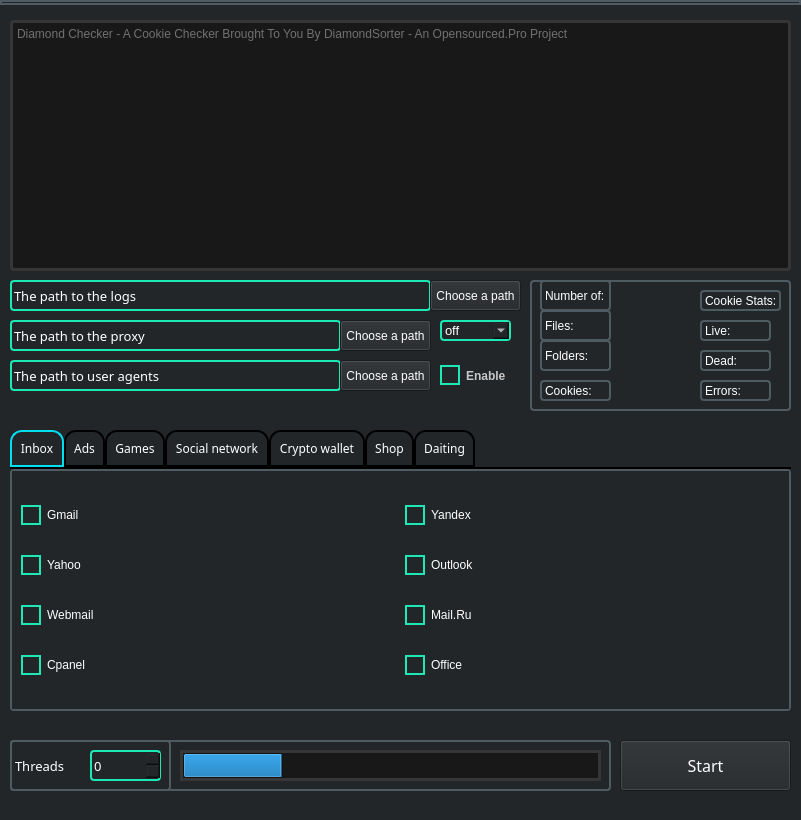
<?xml version="1.0" encoding="UTF-8"?>
<ui version="4.0">
 <class>MainWindow</class>
 <widget class="QMainWindow" name="MainWindow">
  <property name="geometry">
   <rect>
    <x>0</x>
    <y>0</y>
    <width>801</width>
    <height>820</height>
   </rect>
  </property>
  <property name="minimumSize">
   <size>
    <width>801</width>
    <height>677</height>
   </size>
  </property>
  <property name="maximumSize">
   <size>
    <width>801</width>
    <height>999</height>
   </size>
  </property>
  <property name="sizeIncrement">
   <size>
    <width>801</width>
    <height>677</height>
   </size>
  </property>
  <property name="baseSize">
   <size>
    <width>801</width>
    <height>677</height>
   </size>
  </property>
  <property name="windowTitle">
   <string>MainWindow</string>
  </property>
  <property name="styleSheet">
   <string notr="true">QLineEdit,
QComboBox,
QDateTimeEdit,
QSpinBox,
QDoubleSpinBox {
  color: #1de9b6;
  background-color: #31363b;
  border: 2px solid #1de9b6;
  border-radius: 4px;
  height: 32px;
}

QWidget {
  background-color: #232629;
  color: #ffffff;
}

QGroupBox,
QFrame {
  background-color: #232629;
  border: 2px solid #4f5b62;
  border-radius: 4px;
}

QRadioButton::indicator,
QCheckBox::indicator {
  width: 16px;
  height: 16px;
  border: 2px solid #1de9b6;
  border-radius: 0;
  transform: rotate(45deg);
  transform-origin: center;
}

QRadioButton::indicator:checked,
QCheckBox::indicator:checked {
  background-color: #1de9b6;
  border-color: #1de9b6;
}

QRadioButton::indicator:hover,
QCheckBox::indicator:hover {
  border-color: rgba(29, 233, 182, 0.8);
}

QRadioButton::indicator:checked:hover,
QCheckBox::indicator:checked:hover {
  border-color: #1de9b6;
}</string>
  </property>
  <widget class="QWidget" name="centralwidget">
   <widget class="QLineEdit" name="lineEdit_dir">
    <property name="geometry">
     <rect>
      <x>10</x>
      <y>280</y>
      <width>421</width>
      <height>31</height>
     </rect>
    </property>
    <property name="font">
     <font>
      <family>Furore</family>
      <pointsize>10</pointsize>
     </font>
    </property>
    <property name="styleSheet">
     <string notr="true">QLineEdit,
QComboBox,
QDateTimeEdit,
QSpinBox,
QDoubleSpinBox {
  color: #1de9b6;
  background-color: #31363b;
  border: 2px solid #1de9b6;
  border-radius: 4px;
  height: 32px;
}

QWidget {
  background-color: #232629;
  color: #ffffff;
}

QGroupBox,
QFrame {
  background-color: #232629;
  border: 2px solid #4f5b62;
  border-radius: 4px;
}

QRadioButton::indicator,
QCheckBox::indicator {
  width: 16px;
  height: 16px;
  border: 2px solid #1de9b6;
  border-radius: 0;
  transform: rotate(45deg);
  transform-origin: center;
}

QRadioButton::indicator:checked,
QCheckBox::indicator:checked {
  background-color: #1de9b6;
  border-color: #1de9b6;
}

QRadioButton::indicator:hover,
QCheckBox::indicator:hover {
  border-color: rgba(29, 233, 182, 0.8);
}

QRadioButton::indicator:checked:hover,
QCheckBox::indicator:checked:hover {
  border-color: #1de9b6;
}</string>
    </property>
    <property name="text">
     <string>The path to the logs</string>
    </property>
   </widget>
   <widget class="QLineEdit" name="lineEdit_proxy">
    <property name="geometry">
     <rect>
      <x>10</x>
      <y>320</y>
      <width>331</width>
      <height>31</height>
     </rect>
    </property>
    <property name="font">
     <font>
      <family>Furore</family>
      <pointsize>10</pointsize>
     </font>
    </property>
    <property name="styleSheet">
     <string notr="true">QLineEdit,
QComboBox,
QDateTimeEdit,
QSpinBox,
QDoubleSpinBox {
  color: #1de9b6;
  background-color: #31363b;
  border: 2px solid #1de9b6;
  border-radius: 4px;
  height: 32px;
}

QWidget {
  background-color: #232629;
  color: #ffffff;
}

QGroupBox,
QFrame {
  background-color: #232629;
  border: 2px solid #4f5b62;
  border-radius: 4px;
}

QRadioButton::indicator,
QCheckBox::indicator {
  width: 16px;
  height: 16px;
  border: 2px solid #1de9b6;
  border-radius: 0;
  transform: rotate(45deg);
  transform-origin: center;
}

QRadioButton::indicator:checked,
QCheckBox::indicator:checked {
  background-color: #1de9b6;
  border-color: #1de9b6;
}

QRadioButton::indicator:hover,
QCheckBox::indicator:hover {
  border-color: rgba(29, 233, 182, 0.8);
}

QRadioButton::indicator:checked:hover,
QCheckBox::indicator:checked:hover {
  border-color: #1de9b6;
}</string>
    </property>
    <property name="text">
     <string>The path to the proxy</string>
    </property>
   </widget>
   <widget class="QLineEdit" name="lineEdit_ua">
    <property name="geometry">
     <rect>
      <x>10</x>
      <y>360</y>
      <width>331</width>
      <height>31</height>
     </rect>
    </property>
    <property name="font">
     <font>
      <family>Furore</family>
      <pointsize>10</pointsize>
     </font>
    </property>
    <property name="styleSheet">
     <string notr="true">QLineEdit,
QComboBox,
QDateTimeEdit,
QSpinBox,
QDoubleSpinBox {
  color: #1de9b6;
  background-color: #31363b;
  border: 2px solid #1de9b6;
  border-radius: 4px;
  height: 32px;
}

QWidget {
  background-color: #232629;
  color: #ffffff;
}

QGroupBox,
QFrame {
  background-color: #232629;
  border: 2px solid #4f5b62;
  border-radius: 4px;
}

QRadioButton::indicator,
QCheckBox::indicator {
  width: 16px;
  height: 16px;
  border: 2px solid #1de9b6;
  border-radius: 0;
  transform: rotate(45deg);
  transform-origin: center;
}

QRadioButton::indicator:checked,
QCheckBox::indicator:checked {
  background-color: #1de9b6;
  border-color: #1de9b6;
}

QRadioButton::indicator:hover,
QCheckBox::indicator:hover {
  border-color: rgba(29, 233, 182, 0.8);
}

QRadioButton::indicator:checked:hover,
QCheckBox::indicator:checked:hover {
  border-color: #1de9b6;
}</string>
    </property>
    <property name="text">
     <string>The path to user agents</string>
    </property>
   </widget>
   <widget class="QCheckBox" name="checkBox_ua">
    <property name="geometry">
     <rect>
      <x>440</x>
      <y>360</y>
      <width>81</width>
      <height>31</height>
     </rect>
    </property>
    <property name="font">
     <font>
      <family>MS Shell Dlg 2</family>
      <pointsize>9</pointsize>
      <bold>true</bold>
     </font>
    </property>
    <property name="styleSheet">
     <string notr="true">color: #c8c8c8</string>
    </property>
    <property name="text">
     <string>Enable</string>
    </property>
   </widget>
   <widget class="QLabel" name="label_2">
    <property name="geometry">
     <rect>
      <x>10</x>
      <y>740</y>
      <width>601</width>
      <height>51</height>
     </rect>
    </property>
    <property name="styleSheet">
     <string notr="true">QLineEdit,
QComboBox,
QDateTimeEdit,
QSpinBox,
QDoubleSpinBox {
  color: #1de9b6;
  background-color: #31363b;
  border: 2px solid #1de9b6;
  border-radius: 4px;
  height: 32px;
}

QWidget {
  background-color: #232629;
  color: #ffffff;
}

QGroupBox,
QFrame {
  background-color: #232629;
  border: 2px solid #4f5b62;
  border-radius: 4px;
}

QRadioButton::indicator,
QCheckBox::indicator {
  width: 16px;
  height: 16px;
  border: 2px solid #1de9b6;
  border-radius: 0;
  transform: rotate(45deg);
  transform-origin: center;
}

QRadioButton::indicator:checked,
QCheckBox::indicator:checked {
  background-color: #1de9b6;
  border-color: #1de9b6;
}

QRadioButton::indicator:hover,
QCheckBox::indicator:hover {
  border-color: rgba(29, 233, 182, 0.8);
}

QRadioButton::indicator:checked:hover,
QCheckBox::indicator:checked:hover {
  border-color: #1de9b6;
}</string>
    </property>
    <property name="text">
     <string/>
    </property>
   </widget>
   <widget class="QPushButton" name="pushButton">
    <property name="geometry">
     <rect>
      <x>620</x>
      <y>740</y>
      <width>171</width>
      <height>51</height>
     </rect>
    </property>
    <property name="font">
     <font>
      <family>Furore</family>
      <pointsize>12</pointsize>
     </font>
    </property>
    <property name="styleSheet">
     <string notr="true">QLineEdit,
QComboBox,
QDateTimeEdit,
QSpinBox,
QDoubleSpinBox {
  color: #1de9b6;
  background-color: #31363b;
  border: 2px solid #1de9b6;
  border-radius: 4px;
  height: 32px;
}

QWidget {
  background-color: #232629;
  color: #ffffff;
}

QGroupBox,
QFrame {
  background-color: #232629;
  border: 2px solid #4f5b62;
  border-radius: 4px;
}

QRadioButton::indicator,
QCheckBox::indicator {
  width: 16px;
  height: 16px;
  border: 2px solid #1de9b6;
  border-radius: 0;
  transform: rotate(45deg);
  transform-origin: center;
}

QRadioButton::indicator:checked,
QCheckBox::indicator:checked {
  background-color: #1de9b6;
  border-color: #1de9b6;
}

QRadioButton::indicator:hover,
QCheckBox::indicator:hover {
  border-color: rgba(29, 233, 182, 0.8);
}

QRadioButton::indicator:checked:hover,
QCheckBox::indicator:checked:hover {
  border-color: #1de9b6;
}</string>
    </property>
    <property name="text">
     <string>Start</string>
    </property>
   </widget>
   <widget class="QProgressBar" name="progressBar">
    <property name="geometry">
     <rect>
      <x>180</x>
      <y>750</y>
      <width>421</width>
      <height>31</height>
     </rect>
    </property>
    <property name="styleSheet">
     <string notr="true">background-color: #181818;
border: 3px solid #363636;
color: #c8c8c8</string>
    </property>
    <property name="value">
     <number>24</number>
    </property>
    <property name="textVisible">
     <bool>false</bool>
    </property>
    <property name="orientation">
     <enum>Qt::Horizontal</enum>
    </property>
    <property name="invertedAppearance">
     <bool>false</bool>
    </property>
   </widget>
   <widget class="QPushButton" name="pushButton_dir_logs">
    <property name="geometry">
     <rect>
      <x>430</x>
      <y>280</y>
      <width>91</width>
      <height>31</height>
     </rect>
    </property>
    <property name="styleSheet">
     <string notr="true"/>
    </property>
    <property name="text">
     <string>Choose a path</string>
    </property>
   </widget>
   <widget class="QPushButton" name="pushButton_proxies_files">
    <property name="geometry">
     <rect>
      <x>340</x>
      <y>320</y>
      <width>91</width>
      <height>31</height>
     </rect>
    </property>
    <property name="styleSheet">
     <string notr="true"/>
    </property>
    <property name="text">
     <string>Choose a path</string>
    </property>
   </widget>
   <widget class="QPushButton" name="pushButton_useragents_file">
    <property name="geometry">
     <rect>
      <x>340</x>
      <y>360</y>
      <width>91</width>
      <height>31</height>
     </rect>
    </property>
    <property name="styleSheet">
     <string notr="true"/>
    </property>
    <property name="text">
     <string>Choose a path</string>
    </property>
   </widget>
   <widget class="QTextEdit" name="textEdit_console">
    <property name="geometry">
     <rect>
      <x>10</x>
      <y>20</y>
      <width>781</width>
      <height>251</height>
     </rect>
    </property>
    <property name="styleSheet">
     <string notr="true">background-color: #181818;
border: 3px solid #363636;
color: #c8c8c8</string>
    </property>
    <property name="html">
     <string>&lt;!DOCTYPE HTML PUBLIC &quot;-//W3C//DTD HTML 4.0//EN&quot; &quot;http://www.w3.org/TR/REC-html40/strict.dtd&quot;&gt;
&lt;html&gt;&lt;head&gt;&lt;meta name=&quot;qrichtext&quot; content=&quot;1&quot; /&gt;&lt;meta charset=&quot;utf-8&quot; /&gt;&lt;style type=&quot;text/css&quot;&gt;
p, li { white-space: pre-wrap; }
hr { height: 1px; border-width: 0; }
li.unchecked::marker { content: &quot;\2610&quot;; }
li.checked::marker { content: &quot;\2612&quot;; }
&lt;/style&gt;&lt;/head&gt;&lt;body style=&quot; font-family:'Segoe UI'; font-size:9pt; font-weight:400; font-style:normal;&quot;&gt;
&lt;p align=&quot;center&quot; style=&quot;-qt-paragraph-type:empty; margin-top:0px; margin-bottom:0px; margin-left:0px; margin-right:0px; -qt-block-indent:0; text-indent:0px;&quot;&gt;&lt;br /&gt;&lt;/p&gt;&lt;/body&gt;&lt;/html&gt;</string>
    </property>
    <property name="placeholderText">
     <string>Diamond Checker - A Cookie Checker Brought To You By DiamondSorter - An Opensourced.Pro Project</string>
    </property>
   </widget>
   <widget class="QLabel" name="social_network_label">
    <property name="geometry">
     <rect>
      <x>10</x>
      <y>740</y>
      <width>161</width>
      <height>51</height>
     </rect>
    </property>
    <property name="font">
     <font>
      <family>Furore</family>
      <pointsize>10</pointsize>
     </font>
    </property>
    <property name="styleSheet">
     <string notr="true"/>
    </property>
    <property name="text">
     <string>Threads</string>
    </property>
   </widget>
   <widget class="QSpinBox" name="spinBox_thr">
    <property name="geometry">
     <rect>
      <x>90</x>
      <y>750</y>
      <width>71</width>
      <height>31</height>
     </rect>
    </property>
    <property name="font">
     <font>
      <family>Impact</family>
      <pointsize>10</pointsize>
     </font>
    </property>
    <property name="styleSheet">
     <string notr="true">QLineEdit,
QComboBox,
QDateTimeEdit,
QSpinBox,
QDoubleSpinBox {
  color: #1de9b6;
  background-color: #31363b;
  border: 2px solid #1de9b6;
  border-radius: 4px;
  height: 32px;
}

QWidget {
  background-color: #232629;
  color: #ffffff;
}

QGroupBox,
QFrame {
  background-color: #232629;
  border: 2px solid #4f5b62;
  border-radius: 4px;
}

QRadioButton::indicator,
QCheckBox::indicator {
  width: 16px;
  height: 16px;
  border: 2px solid #1de9b6;
  border-radius: 0;
  transform: rotate(45deg);
  transform-origin: center;
}

QRadioButton::indicator:checked,
QCheckBox::indicator:checked {
  background-color: #1de9b6;
  border-color: #1de9b6;
}

QRadioButton::indicator:hover,
QCheckBox::indicator:hover {
  border-color: rgba(29, 233, 182, 0.8);
}

QRadioButton::indicator:checked:hover,
QCheckBox::indicator:checked:hover {
  border-color: #1de9b6;
}</string>
    </property>
   </widget>
   <widget class="QLabel" name="label_lgbt">
    <property name="geometry">
     <rect>
      <x>0</x>
      <y>0</y>
      <width>801</width>
      <height>5</height>
     </rect>
    </property>
    <property name="text">
     <string/>
    </property>
    <property name="scaledContents">
     <bool>true</bool>
    </property>
   </widget>
   <widget class="QComboBox" name="comboBox_proxy">
    <property name="geometry">
     <rect>
      <x>440</x>
      <y>320</y>
      <width>71</width>
      <height>21</height>
     </rect>
    </property>
    <property name="font">
     <font>
      <family>MS Sans Serif</family>
      <pointsize>10</pointsize>
     </font>
    </property>
    <property name="styleSheet">
     <string notr="true"/>
    </property>
    <item>
     <property name="text">
      <string>off</string>
     </property>
    </item>
    <item>
     <property name="text">
      <string>socks4</string>
     </property>
    </item>
    <item>
     <property name="text">
      <string>socks5</string>
     </property>
    </item>
    <item>
     <property name="text">
      <string>http</string>
     </property>
    </item>
   </widget>
   <widget class="QLabel" name="stats_box">
    <property name="geometry">
     <rect>
      <x>530</x>
      <y>280</y>
      <width>261</width>
      <height>131</height>
     </rect>
    </property>
    <property name="font">
     <font>
      <family>Impact</family>
      <pointsize>12</pointsize>
     </font>
    </property>
    <property name="styleSheet">
     <string notr="true"/>
    </property>
    <property name="text">
     <string/>
    </property>
   </widget>
   <widget class="QTabWidget" name="inbox_tab_widget">
    <property name="geometry">
     <rect>
      <x>10</x>
      <y>430</y>
      <width>781</width>
      <height>281</height>
     </rect>
    </property>
    <property name="font">
     <font>
      <family>Furore</family>
     </font>
    </property>
    <property name="focusPolicy">
     <enum>Qt::TabFocus</enum>
    </property>
    <property name="contextMenuPolicy">
     <enum>Qt::DefaultContextMenu</enum>
    </property>
    <property name="autoFillBackground">
     <bool>false</bool>
    </property>
    <property name="styleSheet">
     <string notr="true">QTabWidget::pane { /* The tab widget frame */
    border-top: 2px solid #000000;
    position: absolute;
    top: -0.5em;
}

QTabWidget::tab-bar {
    alignment: center;
}

/* Style the tab using the tab sub-control. Note that
    it reads QTabBar _not_ QTabWidget */
QTabBar::tab {
    background: qlineargradient(x1: 0, y1: 0, x2: 0, y2: 1,
                                stop: 0 #000000, stop: 0.4 #000000,
                                stop: 0.5 #000000, stop: 1.0 #000000);
    border: 2px solid ;
	selection-color: rgb(15, 255, 167);
    border-bottom-color: #000000; /* same as the pane color */
    border-top-left-radius: 12px;
    border-top-right-radius: 12px;
    min-width: 8ex;
    padding: 8px;
}

QTabBar::tab:selected, QTabBar::tab:hover {
    background: qlineargradient(x1: 0, y1: 0, x2: 0, y2: 1,
                                stop: 0 #000000, stop: 0.4 #000000,
                                stop: 0.5 #000000, stop: 1.0 #000000);
}

QTabBar::tab:selected {
    border-color: #00def2;
    border-bottom-color: #00def2; /* same as pane color */
}</string>
    </property>
    <property name="tabPosition">
     <enum>QTabWidget::North</enum>
    </property>
    <property name="tabShape">
     <enum>QTabWidget::Rounded</enum>
    </property>
    <property name="currentIndex">
     <number>0</number>
    </property>
    <property name="elideMode">
     <enum>Qt::ElideNone</enum>
    </property>
    <property name="movable">
     <bool>false</bool>
    </property>
    <property name="tabBarAutoHide">
     <bool>false</bool>
    </property>
    <widget class="QWidget" name="inbox_tab">
     <attribute name="title">
      <string>Inbox</string>
     </attribute>
     <widget class="QWidget" name="">
      <property name="geometry">
       <rect>
        <x>9</x>
        <y>10</y>
        <width>761</width>
        <height>221</height>
       </rect>
      </property>
      <layout class="QGridLayout" name="inbox_checkbox_gridlayout">
       <item row="0" column="0">
        <widget class="QCheckBox" name="gmail_inbox_checkbox">
         <property name="enabled">
          <bool>false</bool>
         </property>
         <property name="text">
          <string>Gmail</string>
         </property>
        </widget>
       </item>
       <item row="0" column="1">
        <widget class="QCheckBox" name="yandex_checkbox">
         <property name="enabled">
          <bool>false</bool>
         </property>
         <property name="text">
          <string>Yandex</string>
         </property>
        </widget>
       </item>
       <item row="1" column="0">
        <widget class="QCheckBox" name="yahoo_checkbox">
         <property name="enabled">
          <bool>false</bool>
         </property>
         <property name="text">
          <string>Yahoo</string>
         </property>
        </widget>
       </item>
       <item row="1" column="1">
        <widget class="QCheckBox" name="outlook_checkbox">
         <property name="enabled">
          <bool>false</bool>
         </property>
         <property name="text">
          <string>Outlook</string>
         </property>
        </widget>
       </item>
       <item row="2" column="0">
        <widget class="QCheckBox" name="webmail_checkbox">
         <property name="enabled">
          <bool>false</bool>
         </property>
         <property name="text">
          <string>Webmail</string>
         </property>
        </widget>
       </item>
       <item row="2" column="1">
        <widget class="QCheckBox" name="mailru_checkbox">
         <property name="enabled">
          <bool>false</bool>
         </property>
         <property name="text">
          <string>Mail.Ru</string>
         </property>
        </widget>
       </item>
       <item row="3" column="0">
        <widget class="QCheckBox" name="cpanel_checkbox">
         <property name="enabled">
          <bool>false</bool>
         </property>
         <property name="text">
          <string>Cpanel</string>
         </property>
        </widget>
       </item>
       <item row="3" column="1">
        <widget class="QCheckBox" name="office_checkbox">
         <property name="enabled">
          <bool>false</bool>
         </property>
         <property name="text">
          <string>Office</string>
         </property>
        </widget>
       </item>
      </layout>
     </widget>
    </widget>
    <widget class="QWidget" name="ads_tab">
     <attribute name="title">
      <string>Ads</string>
     </attribute>
     <widget class="QWidget" name="">
      <property name="geometry">
       <rect>
        <x>10</x>
        <y>10</y>
        <width>761</width>
        <height>211</height>
       </rect>
      </property>
      <layout class="QGridLayout" name="gridLayout_3">
       <item row="0" column="0">
        <widget class="QCheckBox" name="bing_ads_checkbox">
         <property name="enabled">
          <bool>false</bool>
         </property>
         <property name="text">
          <string>Bing Ads</string>
         </property>
        </widget>
       </item>
       <item row="0" column="1">
        <widget class="QCheckBox" name="reddit_ads__checkbox">
         <property name="enabled">
          <bool>false</bool>
         </property>
         <property name="text">
          <string>Reddit Ads</string>
         </property>
        </widget>
       </item>
       <item row="0" column="2">
        <widget class="QCheckBox" name="ahref_checkbox">
         <property name="enabled">
          <bool>false</bool>
         </property>
         <property name="text">
          <string>AHref SEO</string>
         </property>
        </widget>
       </item>
       <item row="1" column="0">
        <widget class="QCheckBox" name="snapchat_ads_checkbox">
         <property name="enabled">
          <bool>false</bool>
         </property>
         <property name="text">
          <string>Snapchat Ads</string>
         </property>
        </widget>
       </item>
       <item row="1" column="1">
        <widget class="QCheckBox" name="tinder_ads_checkbox">
         <property name="enabled">
          <bool>false</bool>
         </property>
         <property name="text">
          <string>Tinder Ads</string>
         </property>
        </widget>
       </item>
       <item row="1" column="2">
        <widget class="QCheckBox" name="twitter_ads_checkbox">
         <property name="enabled">
          <bool>false</bool>
         </property>
         <property name="text">
          <string>Twitter Ads</string>
         </property>
        </widget>
       </item>
       <item row="2" column="0">
        <widget class="QCheckBox" name="sem_rush_checkbox">
         <property name="enabled">
          <bool>false</bool>
         </property>
         <property name="text">
          <string>SEM Rush</string>
         </property>
        </widget>
       </item>
       <item row="3" column="0">
        <widget class="QCheckBox" name="craigslist_ads_checkbox">
         <property name="enabled">
          <bool>false</bool>
         </property>
         <property name="text">
          <string>Craigslist Ads</string>
         </property>
        </widget>
       </item>
       <item row="3" column="1">
        <widget class="QCheckBox" name="facebookads__checkbox">
         <property name="text">
          <string>Facebook Ads</string>
         </property>
        </widget>
       </item>
       <item row="2" column="2">
        <widget class="QCheckBox" name="microsoft_ads_checkbox">
         <property name="enabled">
          <bool>false</bool>
         </property>
         <property name="text">
          <string>Microsoft Ads</string>
         </property>
        </widget>
       </item>
      </layout>
     </widget>
    </widget>
    <widget class="QWidget" name="game_tab">
     <attribute name="title">
      <string>Games</string>
     </attribute>
     <widget class="QWidget" name="">
      <property name="geometry">
       <rect>
        <x>10</x>
        <y>10</y>
        <width>761</width>
        <height>201</height>
       </rect>
      </property>
      <layout class="QGridLayout" name="game_checkbox_gridlayout">
       <item row="0" column="0">
        <widget class="QCheckBox" name="checkBox_steam">
         <property name="font">
          <font>
           <family>Furore</family>
          </font>
         </property>
         <property name="styleSheet">
          <string notr="true"/>
         </property>
         <property name="text">
          <string>Steam</string>
         </property>
        </widget>
       </item>
       <item row="0" column="1">
        <widget class="QCheckBox" name="checkBox_pathofexile">
         <property name="font">
          <font>
           <family>Furore</family>
          </font>
         </property>
         <property name="styleSheet">
          <string notr="true"/>
         </property>
         <property name="text">
          <string>PathofExile</string>
         </property>
        </widget>
       </item>
       <item row="1" column="0">
        <widget class="QCheckBox" name="checkBox_roblox">
         <property name="font">
          <font>
           <family>Furore</family>
          </font>
         </property>
         <property name="styleSheet">
          <string notr="true"/>
         </property>
         <property name="text">
          <string>Roblox</string>
         </property>
        </widget>
       </item>
       <item row="2" column="0">
        <widget class="QCheckBox" name="checkBox_battlenet">
         <property name="font">
          <font>
           <family>Furore</family>
          </font>
         </property>
         <property name="styleSheet">
          <string notr="true"/>
         </property>
         <property name="text">
          <string>BattleNet</string>
         </property>
        </widget>
       </item>
      </layout>
     </widget>
    </widget>
    <widget class="QWidget" name="social_network_tab">
     <attribute name="title">
      <string>Social network</string>
     </attribute>
     <widget class="QWidget" name="layoutWidget">
      <property name="geometry">
       <rect>
        <x>10</x>
        <y>10</y>
        <width>761</width>
        <height>231</height>
       </rect>
      </property>
      <layout class="QGridLayout" name="gridLayout">
       <item row="0" column="0">
        <widget class="QCheckBox" name="checkBox_instagram">
         <property name="font">
          <font>
           <family>Furore</family>
          </font>
         </property>
         <property name="styleSheet">
          <string notr="true"/>
         </property>
         <property name="text">
          <string>Instagram</string>
         </property>
        </widget>
       </item>
       <item row="2" column="2">
        <widget class="QCheckBox" name="myspace_checkbox">
         <property name="enabled">
          <bool>false</bool>
         </property>
         <property name="font">
          <font>
           <family>Arial</family>
          </font>
         </property>
         <property name="text">
          <string>Myspace</string>
         </property>
        </widget>
       </item>
       <item row="1" column="2">
        <widget class="QCheckBox" name="reddit_checkbox">
         <property name="enabled">
          <bool>false</bool>
         </property>
         <property name="text">
          <string>Reddit</string>
         </property>
        </widget>
       </item>
       <item row="2" column="1">
        <widget class="QCheckBox" name="checkBox_discord">
         <property name="font">
          <font>
           <family>Furore</family>
          </font>
         </property>
         <property name="styleSheet">
          <string notr="true"/>
         </property>
         <property name="text">
          <string>Discord</string>
         </property>
        </widget>
       </item>
       <item row="5" column="0">
        <widget class="QCheckBox" name="kick_checkbox">
         <property name="text">
          <string>Kick</string>
         </property>
        </widget>
       </item>
       <item row="0" column="2">
        <widget class="QCheckBox" name="checkBox_facebook_ads">
         <property name="font">
          <font>
           <family>Furore</family>
          </font>
         </property>
         <property name="styleSheet">
          <string notr="true"/>
         </property>
         <property name="text">
          <string>Facebook</string>
         </property>
        </widget>
       </item>
       <item row="2" column="0">
        <widget class="QCheckBox" name="checkBox_tiktok">
         <property name="font">
          <font>
           <family>Furore</family>
          </font>
         </property>
         <property name="styleSheet">
          <string notr="true"/>
         </property>
         <property name="text">
          <string>TikTok</string>
         </property>
        </widget>
       </item>
       <item row="1" column="0">
        <widget class="QCheckBox" name="pintrest_checkbox">
         <property name="enabled">
          <bool>false</bool>
         </property>
         <property name="text">
          <string>Pintrest</string>
         </property>
        </widget>
       </item>
       <item row="0" column="1">
        <widget class="QCheckBox" name="checkBox_youtube">
         <property name="font">
          <font>
           <family>Furore</family>
          </font>
         </property>
         <property name="styleSheet">
          <string notr="true"/>
         </property>
         <property name="text">
          <string>YouTube</string>
         </property>
        </widget>
       </item>
       <item row="5" column="1">
        <widget class="QCheckBox" name="vimeo_checkbox">
         <property name="text">
          <string>Vimeo</string>
         </property>
        </widget>
       </item>
       <item row="5" column="2">
        <widget class="QCheckBox" name="rumble_checkbox">
         <property name="enabled">
          <bool>false</bool>
         </property>
         <property name="text">
          <string>Rumble</string>
         </property>
        </widget>
       </item>
       <item row="5" column="3">
        <widget class="QCheckBox" name="localsapp_checkbox">
         <property name="enabled">
          <bool>false</bool>
         </property>
         <property name="text">
          <string>Locals</string>
         </property>
        </widget>
       </item>
       <item row="1" column="3">
        <widget class="QCheckBox" name="snapchat_checkbox">
         <property name="enabled">
          <bool>false</bool>
         </property>
         <property name="text">
          <string>Snapchat</string>
         </property>
        </widget>
       </item>
       <item row="5" column="4">
        <widget class="QCheckBox" name="patreon_checkbox">
         <property name="enabled">
          <bool>false</bool>
         </property>
         <property name="text">
          <string>Patreon</string>
         </property>
        </widget>
       </item>
       <item row="1" column="1">
        <widget class="QCheckBox" name="checkBox_netflix">
         <property name="font">
          <font>
           <family>Furore</family>
          </font>
         </property>
         <property name="styleSheet">
          <string notr="true"/>
         </property>
         <property name="text">
          <string>Netflix</string>
         </property>
        </widget>
       </item>
       <item row="1" column="4">
        <widget class="QCheckBox" name="checkBox_vk">
         <property name="font">
          <font>
           <family>Furore</family>
          </font>
         </property>
         <property name="styleSheet">
          <string notr="true"/>
         </property>
         <property name="text">
          <string>VK</string>
         </property>
        </widget>
       </item>
       <item row="0" column="3">
        <widget class="QCheckBox" name="twitch_checkbox">
         <property name="enabled">
          <bool>false</bool>
         </property>
         <property name="text">
          <string>Twitch</string>
         </property>
        </widget>
       </item>
       <item row="2" column="3">
        <widget class="QCheckBox" name="linkedin_checkbox">
         <property name="enabled">
          <bool>false</bool>
         </property>
         <property name="text">
          <string>LinkedIn</string>
         </property>
        </widget>
       </item>
      </layout>
     </widget>
    </widget>
    <widget class="QWidget" name="crypto_wallets_tab">
     <attribute name="title">
      <string>Crypto wallet</string>
     </attribute>
     <widget class="QWidget" name="">
      <property name="geometry">
       <rect>
        <x>10</x>
        <y>10</y>
        <width>761</width>
        <height>221</height>
       </rect>
      </property>
      <layout class="QGridLayout" name="gridLayout_6">
       <item row="0" column="0">
        <widget class="QCheckBox" name="checkBox_coinbase">
         <property name="font">
          <font>
           <family>Furore</family>
          </font>
         </property>
         <property name="styleSheet">
          <string notr="true"/>
         </property>
         <property name="text">
          <string>CoinBase</string>
         </property>
        </widget>
       </item>
       <item row="0" column="1">
        <widget class="QCheckBox" name="checkBox_kryptex">
         <property name="font">
          <font>
           <family>Furore</family>
          </font>
         </property>
         <property name="styleSheet">
          <string notr="true"/>
         </property>
         <property name="text">
          <string>Kryptex</string>
         </property>
        </widget>
       </item>
       <item row="1" column="0">
        <widget class="QCheckBox" name="checkBox_hitbtc">
         <property name="font">
          <font>
           <family>Furore</family>
          </font>
         </property>
         <property name="styleSheet">
          <string notr="true"/>
         </property>
         <property name="text">
          <string>HitBTC</string>
         </property>
        </widget>
       </item>
       <item row="2" column="0">
        <widget class="QCheckBox" name="checkBox_freebitcoin">
         <property name="font">
          <font>
           <family>Furore</family>
          </font>
         </property>
         <property name="styleSheet">
          <string notr="true"/>
         </property>
         <property name="text">
          <string>FreeBitcoin</string>
         </property>
        </widget>
       </item>
      </layout>
     </widget>
    </widget>
    <widget class="QWidget" name="shopping_tab">
     <attribute name="title">
      <string>Shop</string>
     </attribute>
     <widget class="QWidget" name="layoutWidget">
      <property name="geometry">
       <rect>
        <x>10</x>
        <y>10</y>
        <width>731</width>
        <height>211</height>
       </rect>
      </property>
      <layout class="QGridLayout" name="gridLayout_2">
       <item row="0" column="0">
        <widget class="QCheckBox" name="checkBox_amazon">
         <property name="font">
          <font>
           <family>Furore</family>
          </font>
         </property>
         <property name="styleSheet">
          <string notr="true"/>
         </property>
         <property name="text">
          <string>Amazon</string>
         </property>
        </widget>
       </item>
       <item row="0" column="1">
        <widget class="QCheckBox" name="ebay_checkbox">
         <property name="enabled">
          <bool>false</bool>
         </property>
         <property name="text">
          <string>Ebay</string>
         </property>
        </widget>
       </item>
       <item row="0" column="2">
        <widget class="QCheckBox" name="airbnb_checkbox">
         <property name="enabled">
          <bool>false</bool>
         </property>
         <property name="text">
          <string>AirBNB</string>
         </property>
        </widget>
       </item>
       <item row="0" column="3">
        <widget class="QCheckBox" name="envato_checkbox">
         <property name="enabled">
          <bool>false</bool>
         </property>
         <property name="text">
          <string>Envato Elements</string>
         </property>
        </widget>
       </item>
       <item row="0" column="4">
        <widget class="QCheckBox" name="flipkart_checkbox">
         <property name="enabled">
          <bool>false</bool>
         </property>
         <property name="text">
          <string>Flipkart</string>
         </property>
        </widget>
       </item>
       <item row="1" column="0">
        <widget class="QCheckBox" name="checkBox_funpay">
         <property name="font">
          <font>
           <family>Furore</family>
          </font>
         </property>
         <property name="styleSheet">
          <string notr="true"/>
         </property>
         <property name="text">
          <string>FunPay</string>
         </property>
        </widget>
       </item>
       <item row="1" column="1">
        <widget class="QCheckBox" name="kleinanzeigen_checkbox">
         <property name="enabled">
          <bool>false</bool>
         </property>
         <property name="text">
          <string>Kleinanzeigen</string>
         </property>
        </widget>
       </item>
       <item row="1" column="2">
        <widget class="QCheckBox" name="booking_checkbox">
         <property name="enabled">
          <bool>false</bool>
         </property>
         <property name="text">
          <string>Booking.com</string>
         </property>
        </widget>
       </item>
       <item row="1" column="3">
        <widget class="QCheckBox" name="uber_eats_checkbox">
         <property name="enabled">
          <bool>false</bool>
         </property>
         <property name="text">
          <string>Uber Eats</string>
         </property>
        </widget>
       </item>
       <item row="1" column="4">
        <widget class="QCheckBox" name="dh_gate_checkbox">
         <property name="enabled">
          <bool>false</bool>
         </property>
         <property name="text">
          <string>DH Gate</string>
         </property>
        </widget>
       </item>
       <item row="2" column="0">
        <widget class="QCheckBox" name="checkBox_humble">
         <property name="font">
          <font>
           <family>Furore</family>
          </font>
         </property>
         <property name="styleSheet">
          <string notr="true"/>
         </property>
         <property name="text">
          <string>Humble</string>
         </property>
        </widget>
       </item>
       <item row="2" column="1">
        <widget class="QCheckBox" name="temu_checkbox">
         <property name="enabled">
          <bool>false</bool>
         </property>
         <property name="text">
          <string>Temu</string>
         </property>
        </widget>
       </item>
       <item row="2" column="2">
        <widget class="QCheckBox" name="fiverr_checkbox">
         <property name="enabled">
          <bool>false</bool>
         </property>
         <property name="text">
          <string>Fiverr</string>
         </property>
        </widget>
       </item>
       <item row="2" column="3">
        <widget class="QCheckBox" name="zillow_checkbox">
         <property name="enabled">
          <bool>false</bool>
         </property>
         <property name="text">
          <string>Zillow</string>
         </property>
        </widget>
       </item>
       <item row="2" column="4">
        <widget class="QCheckBox" name="instacart_checkbox">
         <property name="enabled">
          <bool>false</bool>
         </property>
         <property name="text">
          <string>Instacart</string>
         </property>
        </widget>
       </item>
       <item row="3" column="0">
        <widget class="QCheckBox" name="google_play_checkbox">
         <property name="text">
          <string>Google Play</string>
         </property>
        </widget>
       </item>
       <item row="3" column="1">
        <widget class="QCheckBox" name="vinted_checkbox">
         <property name="enabled">
          <bool>false</bool>
         </property>
         <property name="text">
          <string>Vinted</string>
         </property>
        </widget>
       </item>
       <item row="3" column="2">
        <widget class="QCheckBox" name="walmart_checkbox">
         <property name="enabled">
          <bool>false</bool>
         </property>
         <property name="text">
          <string>Walmart</string>
         </property>
        </widget>
       </item>
      </layout>
     </widget>
    </widget>
    <widget class="QWidget" name="daiting_tab">
     <attribute name="title">
      <string>Daiting</string>
     </attribute>
     <widget class="QWidget" name="">
      <property name="geometry">
       <rect>
        <x>20</x>
        <y>0</y>
        <width>751</width>
        <height>221</height>
       </rect>
      </property>
      <layout class="QGridLayout" name="gridLayout_5">
       <item row="0" column="0">
        <widget class="QCheckBox" name="ashley_madison_checkbox">
         <property name="enabled">
          <bool>false</bool>
         </property>
         <property name="text">
          <string>AshleyMaddison</string>
         </property>
        </widget>
       </item>
       <item row="0" column="1">
        <widget class="QCheckBox" name="zoosk_checkbox">
         <property name="enabled">
          <bool>false</bool>
         </property>
         <property name="text">
          <string>Zoosk</string>
         </property>
        </widget>
       </item>
       <item row="0" column="2">
        <widget class="QCheckBox" name="meetme_checkbox">
         <property name="enabled">
          <bool>false</bool>
         </property>
         <property name="text">
          <string>MeetMe</string>
         </property>
        </widget>
       </item>
       <item row="1" column="0">
        <widget class="QCheckBox" name="eharmony_checkbox">
         <property name="enabled">
          <bool>false</bool>
         </property>
         <property name="text">
          <string>EHarmony</string>
         </property>
        </widget>
       </item>
       <item row="1" column="1">
        <widget class="QCheckBox" name="tinder_checkbox">
         <property name="enabled">
          <bool>false</bool>
         </property>
         <property name="text">
          <string>Tinder</string>
         </property>
        </widget>
       </item>
       <item row="1" column="2">
        <widget class="QCheckBox" name="christan_mingle_checkbox">
         <property name="enabled">
          <bool>false</bool>
         </property>
         <property name="text">
          <string>ChristanMingle</string>
         </property>
        </widget>
       </item>
      </layout>
     </widget>
    </widget>
   </widget>
   <widget class="QLabel" name="number_of_label">
    <property name="geometry">
     <rect>
      <x>540</x>
      <y>280</y>
      <width>71</width>
      <height>31</height>
     </rect>
    </property>
    <property name="text">
     <string>Number of:</string>
    </property>
   </widget>
   <widget class="QLabel" name="files_label">
    <property name="geometry">
     <rect>
      <x>540</x>
      <y>310</y>
      <width>71</width>
      <height>31</height>
     </rect>
    </property>
    <property name="text">
     <string>Files:</string>
    </property>
   </widget>
   <widget class="QLabel" name="folders_label">
    <property name="geometry">
     <rect>
      <x>540</x>
      <y>340</y>
      <width>71</width>
      <height>31</height>
     </rect>
    </property>
    <property name="text">
     <string>Folders:</string>
    </property>
   </widget>
   <widget class="QLabel" name="cookies_label">
    <property name="geometry">
     <rect>
      <x>540</x>
      <y>380</y>
      <width>71</width>
      <height>21</height>
     </rect>
    </property>
    <property name="text">
     <string>Cookies:</string>
    </property>
   </widget>
   <widget class="QLabel" name="cookie_stats_label">
    <property name="geometry">
     <rect>
      <x>700</x>
      <y>290</y>
      <width>81</width>
      <height>21</height>
     </rect>
    </property>
    <property name="text">
     <string>Cookie Stats:</string>
    </property>
   </widget>
   <widget class="QLabel" name="live_label">
    <property name="geometry">
     <rect>
      <x>700</x>
      <y>320</y>
      <width>71</width>
      <height>21</height>
     </rect>
    </property>
    <property name="text">
     <string>Live:</string>
    </property>
   </widget>
   <widget class="QLabel" name="dead_label">
    <property name="geometry">
     <rect>
      <x>700</x>
      <y>350</y>
      <width>71</width>
      <height>21</height>
     </rect>
    </property>
    <property name="text">
     <string>Dead:</string>
    </property>
   </widget>
   <widget class="QLabel" name="errors_label">
    <property name="geometry">
     <rect>
      <x>700</x>
      <y>380</y>
      <width>71</width>
      <height>21</height>
     </rect>
    </property>
    <property name="text">
     <string>Errors:</string>
    </property>
   </widget>
   <zorder>stats_box</zorder>
   <zorder>lineEdit_dir</zorder>
   <zorder>lineEdit_proxy</zorder>
   <zorder>lineEdit_ua</zorder>
   <zorder>checkBox_ua</zorder>
   <zorder>label_2</zorder>
   <zorder>pushButton</zorder>
   <zorder>progressBar</zorder>
   <zorder>pushButton_dir_logs</zorder>
   <zorder>pushButton_proxies_files</zorder>
   <zorder>pushButton_useragents_file</zorder>
   <zorder>textEdit_console</zorder>
   <zorder>social_network_label</zorder>
   <zorder>spinBox_thr</zorder>
   <zorder>label_lgbt</zorder>
   <zorder>comboBox_proxy</zorder>
   <zorder>inbox_tab_widget</zorder>
   <zorder>number_of_label</zorder>
   <zorder>files_label</zorder>
   <zorder>folders_label</zorder>
   <zorder>cookies_label</zorder>
   <zorder>cookie_stats_label</zorder>
   <zorder>live_label</zorder>
   <zorder>dead_label</zorder>
   <zorder>errors_label</zorder>
  </widget>
  <widget class="QStatusBar" name="statusbar"/>
 </widget>
 <resources/>
 <connections>
  <connection>
   <sender>pushButton_proxies_files</sender>
   <signal>clicked()</signal>
   <receiver>MainWindow</receiver>
   <slot>proxies_file()</slot>
   <hints>
    <hint type="sourcelabel">
     <x>500</x>
     <y>350</y>
    </hint>
    <hint type="destinationlabel">
     <x>399</x>
     <y>436</y>
    </hint>
   </hints>
  </connection>
  <connection>
   <sender>pushButton_dir_logs</sender>
   <signal>clicked()</signal>
   <receiver>MainWindow</receiver>
   <slot>dir_logs()</slot>
   <hints>
    <hint type="sourcelabel">
     <x>500</x>
     <y>295</y>
    </hint>
    <hint type="destinationlabel">
     <x>399</x>
     <y>436</y>
    </hint>
   </hints>
  </connection>
  <connection>
   <sender>pushButton_useragents_file</sender>
   <signal>clicked()</signal>
   <receiver>MainWindow</receiver>
   <slot>useragents_file()</slot>
   <hints>
    <hint type="sourcelabel">
     <x>500</x>
     <y>395</y>
    </hint>
    <hint type="destinationlabel">
     <x>399</x>
     <y>436</y>
    </hint>
   </hints>
  </connection>
 </connections>
 <slots>
  <slot>dir_logs()</slot>
  <slot>proxies_file()</slot>
  <slot>useragents_file()</slot>
 </slots>
</ui>
